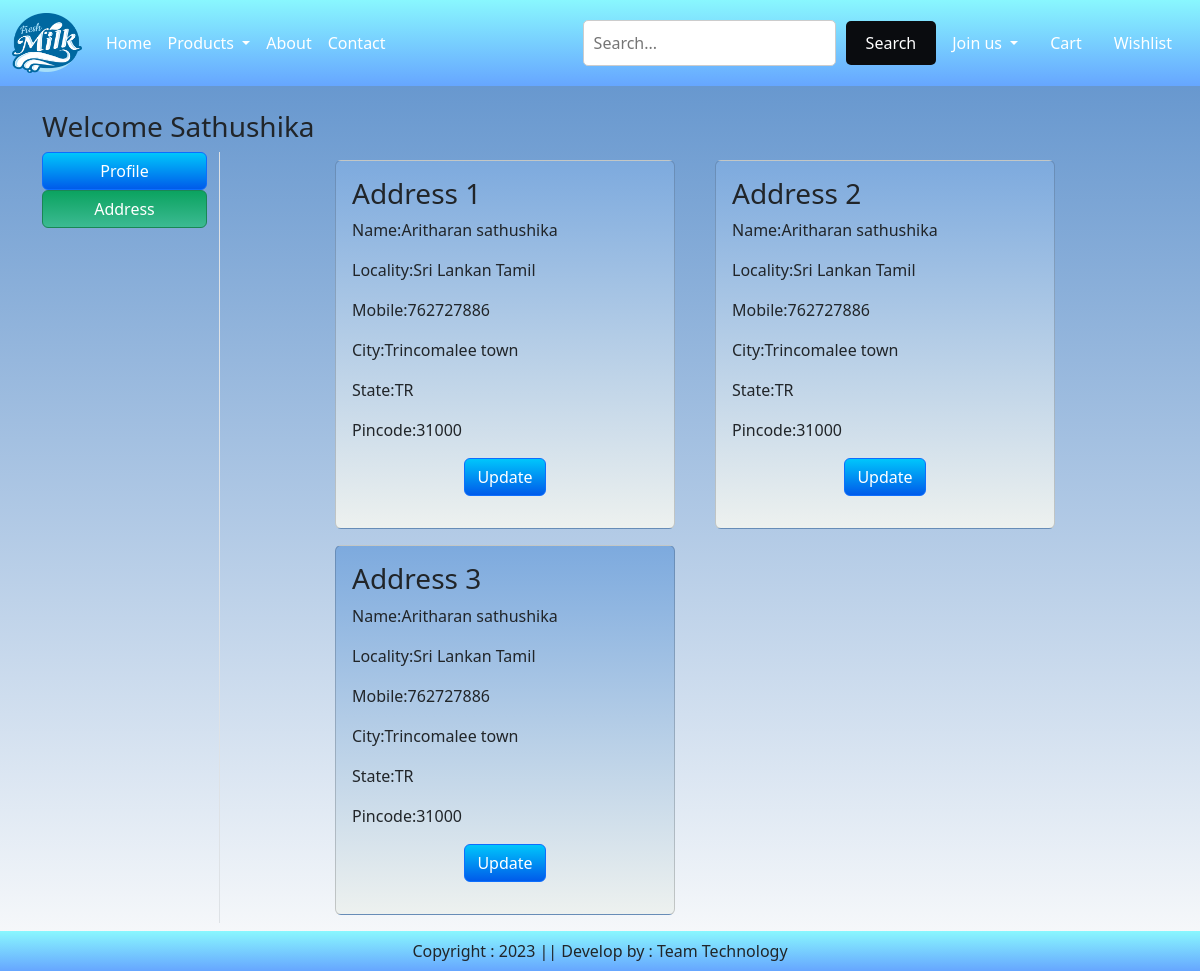
The app's page /address/ (signed in) with its own data.
### apps/models.py (models this page shows, shortened)
class Customer(models.Model):
    user = models.ForeignKey(User, on_delete= models.CASCADE)
    name = models.CharField(max_length = 100)
    locality = models.CharField(max_length = 255)
    city = models.CharField(max_length = 50)
    phone_no = models.IntegerField(default = 0)
    zipcode = models.IntegerField()
    state = models.CharField(choices = STATE_CHOICES, max_length=80)

### apps/views.py (the view)
# urls.py: path("address/", views.address, name ="address"),
@login_required
def address(request):
     add = Customer.objects.filter(user=request.user)
     return render(request, "address.html", locals())

### templates/address.html (shortened to what this page needs)
{% extends 'index.html' %}
{% load static %}
{% block main-content %}
<div class="gradient-background" style="background: linear-gradient(to bottom, #6898cf , #fcfcfc);">
<div class="container my-0">
    <br>
    <div class="row">
        <h3>Welcome <span class="text-capitalize">{{request.user}}</span></h3>
    <div class="col-sm-2 border-end">
        <ul class="list-unstyled">
            <li class="d-grid"><a href="{% url 'profile' %}" class="btn btn-primary" style="background: linear-gradient(to bottom, #00c6fb , #005bea);">Profile</a></li>
            <li class="d-grid"><a href="{% url 'address' %}" class="btn btn-success" style="background: linear-gradient(to bottom, #0ba360 , #3cba92);">Address</a></li>
        </ul>
    </div>
    <div class="col-sm-8 offset-sm-1">
        <div class="row">
            {% for ad in add %}
               <div class="col-sm-6">
                   <div class="card m-2"  style="background: linear-gradient(to bottom, #7daade, #edf1ef);">
                      <div class="card-body">
                         <h3>Address {{forloop.counter}}</h3>
                            <p>Name:{{ad.name}}</p>
                            <p>Locality:{{ad.locality}}</p>
                            <p>Mobile:{{ad.phone_no}}</p>
                            <p>City:{{ad.city}}</p>
                            <p>State:{{ad.state}}</p>
                            <p>Pincode:{{ad.zipcode}}</p>
                            <p class="text-center"><a href="{% url 'updateAddress' pk=ad.id %}" type="button" class="btn btn-primary" style="background: linear-gradient(to bottom, #00c6fb , #005bea);">Update</a></p>
                        </div>
                   </div>
               </div>
            {% endfor %}
        </div>
    </div>
   </div>
</div>
</div>
{% endblock main-content %}

### records on screen
Customer: name "Aritharan sathushika", locality "Sri Lankan Tamil", phone_no "762727886", city "Trincomalee town", state "TR", zipcode "31000"
Customer: name "Aritharan sathushika", locality "Sri Lankan Tamil", phone_no "762727886", city "Trincomalee town", state "TR", zipcode "31000"
Customer: name "Aritharan sathushika", locality "Sri Lankan Tamil", phone_no "762727886", city "Trincomalee town", state "TR", zipcode "31000"

### other values on screen
{{ request.user }} "Sathushika"
